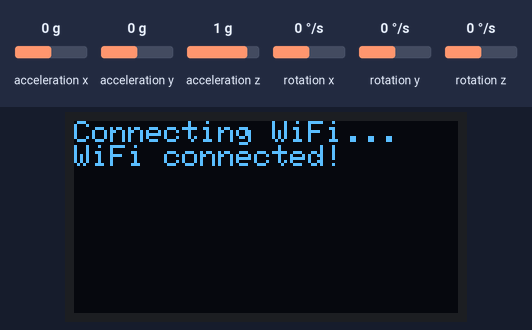
Bench run of a sketch on a simulated ESP32. Shown: 128×64 one-colour display. The inputs (shaded band) are chosen by the test bench; at power-on: acceleration x 0 g, acceleration y 0 g, acceleration z 1 g, rotation x 0 °/s, rotation y 0 °/s, rotation z 0 °/s. WiFi joins after 1.5 s; servers stay silent unless stated; web services answer with replies made up by the test bench; what the sketch prints to the serial monitor is not drawn.

Above: at 1.6 s.
At 2.7 s:
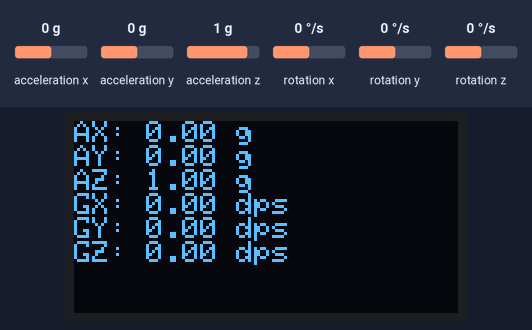

Measured:
- what the display in image 0 shows lasts 1.0 s, from 1.6 s to 2.6 s

The sketch:

Code.ino
```cpp
#include <Wire.h>
#include <Adafruit_GFX.h>
#include <Adafruit_SSD1306.h>
#include <WiFi.h>
#include <HTTPClient.h>
#include <MPU6050.h>

#define SCREEN_WIDTH 128
#define SCREEN_HEIGHT 64
#define OLED_RESET    -1

Adafruit_SSD1306 display(SCREEN_WIDTH, SCREEN_HEIGHT, &Wire, OLED_RESET);
MPU6050 mpu;

const char* ssid = "Wokwi-GUEST";
const char* password = "";

const char* server = "http://api.thingspeak.com/update";
String apiKey = "5VKY33TP48RXQCKI";
void setup() {
  Serial.begin(115200);
  Wire.begin();

  if (!display.begin(SSD1306_SWITCHCAPVCC, 0x3C)) {
    Serial.println("SSD1306 allocation failed");
    while (true);
  }
  display.clearDisplay();
  display.setTextColor(SSD1306_WHITE);
  display.setTextSize(1);

  mpu.initialize();
  if (!mpu.testConnection()) {
    Serial.println("MPU6050 connection failed");
    while (true);
  }

  WiFi.begin(ssid, password);
  display.setCursor(0, 0);
  display.println("Connecting WiFi...");
  display.display();

  while (WiFi.status() != WL_CONNECTED) {
    delay(500);
    Serial.print(".");
  }

  display.println("WiFi connected!");
  display.display();
  delay(1000);
}

void loop() {
  int16_t accelX_raw, accelY_raw, accelZ_raw;
  int16_t gyroX_raw, gyroY_raw, gyroZ_raw;

  mpu.getMotion6(&accelX_raw, &accelY_raw, &accelZ_raw, &gyroX_raw, &gyroY_raw, &gyroZ_raw);

  float accelX_g = accelX_raw / 16384.0;
  float accelY_g = accelY_raw / 16384.0;
  float accelZ_g = accelZ_raw / 16384.0;

  float gyroX_dps = gyroX_raw / 131.0;
  float gyroY_dps = gyroY_raw / 131.0;
  float gyroZ_dps = gyroZ_raw / 131.0;

  display.clearDisplay();
  display.setCursor(0, 0);
  display.print("AX: "); display.print(accelX_g, 2); display.println(" g");
  display.print("AY: "); display.print(accelY_g, 2); display.println(" g");
  display.print("AZ: "); display.print(accelZ_g, 2); display.println(" g");
  display.print("GX: "); display.print(gyroX_dps, 2); display.println(" dps");
  display.print("GY: "); display.print(gyroY_dps, 2); display.println(" dps");
  display.print("GZ: "); display.print(gyroZ_dps, 2); display.println(" dps");
  display.display();

  if (WiFi.status() == WL_CONNECTED) {
    HTTPClient http;
    String url = String(server) +
                 "?api_key=" + apiKey +
                 "&field1=" + String(accelX_g) +
                 "&field2=" + String(accelY_g) +
                 "&field3=" + String(accelZ_g) +
                 "&field4=" + String(gyroX_dps) +
                 "&field5=" + String(gyroY_dps) +
                 "&field6=" + String(gyroZ_dps);
    http.begin(url);
    int httpCode = http.GET();
    http.end();

    Serial.println("Data sent to ThingSpeak");
  }

  delay(15000);
}
```
